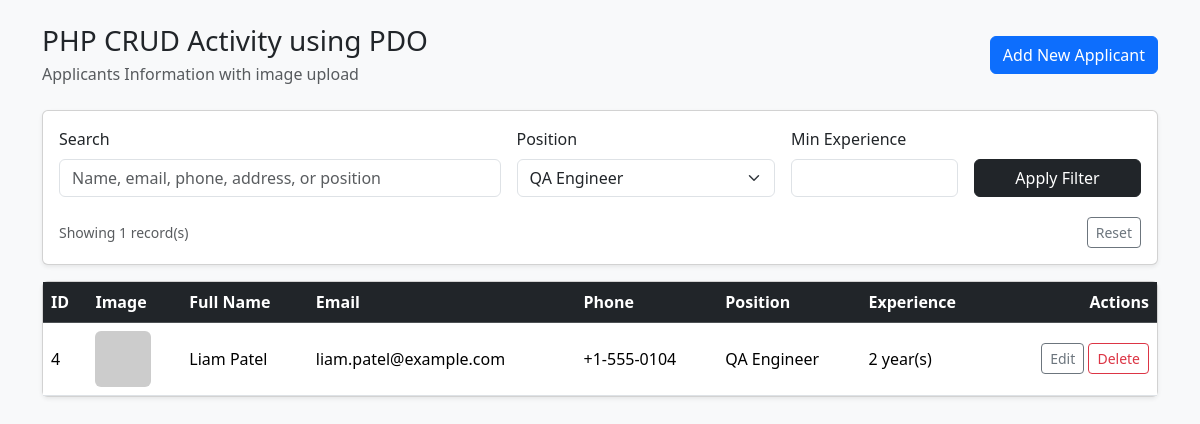
The app's page /index.php?position=QA Engineer with its own data.
### tables this page shows
CREATE TABLE IF NOT EXISTS applicants (
    id BIGINT UNSIGNED NOT NULL AUTO_INCREMENT PRIMARY KEY,
    full_name VARCHAR(120) NOT NULL,
    email VARCHAR(150) NOT NULL,
    phone VARCHAR(30) NOT NULL,
    address VARCHAR(255) NOT NULL,
    position_applied VARCHAR(120) NOT NULL,
    years_experience INT UNSIGNED NOT NULL,
    image_path VARCHAR(255) NOT NULL,
    created_at TIMESTAMP NOT NULL DEFAULT CURRENT_TIMESTAMP,
    updated_at TIMESTAMP NOT NULL DEFAULT CURRENT_TIMESTAMP ON UPDATE CURRENT_TIMESTAMP
);

### functions.php (called while the page is built, shortened)
<?php
function e(string $value): string
{
    return htmlspecialchars($value, ENT_QUOTES, 'UTF-8');
}

### index.php (the view, shortened to what this page needs)
<?php
require __DIR__ . '/functions.php';
$pdo = getPdo();
$search = trim((string) ($_GET['search'] ?? ''));
$position = trim((string) ($_GET['position'] ?? ''));
$minExperience = trim((string) ($_GET['min_experience'] ?? ''));
$whereClauses = [];
$params = [];
if ($position !== '') {
    $whereClauses[] = 'position_applied = :position';
    $params[':position'] = $position;
}
$sql = 'SELECT * FROM applicants';
if ($whereClauses) {
    $sql .= ' WHERE ' . implode(' AND ', $whereClauses);
}
$sql .= ' ORDER BY id DESC';
$stmt = $pdo->prepare($sql);
$stmt->execute($params);
$applicants = $stmt->fetchAll();
$positionsStmt = $pdo->query('SELECT DISTINCT position_applied FROM applicants ORDER BY position_applied ASC');
$positions = $positionsStmt->fetchAll(PDO::FETCH_COLUMN);
?>
<!doctype html>
<html lang="en">
<head>
    <link href="https://cdn.jsdelivr.net/npm/bootstrap@5.3.3/dist/css/bootstrap.min.css" rel="stylesheet">
</head>
<body class="bg-light">
<div class="container py-4">
    <div class="d-flex flex-column flex-md-row align-items-md-center justify-content-md-between gap-3 mb-4">
        <div>
            <h1 class="h3 mb-1">PHP CRUD Activity using PDO</h1>
            <p class="text-muted mb-0">Applicants Information with image upload</p>
        </div>
        <a href="create.php" class="btn btn-primary">Add New Applicant</a>
    </div>
    <div class="card shadow-sm mb-3">
        <div class="card-body">
            <form method="get" class="row g-3 align-items-end">
                <div class="col-lg-5">
                    <label class="form-label">Search</label>
                    <input
                        type="text"
                        name="search"
                        class="form-control"
                        placeholder="Name, email, phone, address, or position"
                        value="<?= e($search) ?>"
                    >
                </div>
                <div class="col-lg-3">
                    <label class="form-label">Position</label>
                    <select name="position" class="form-select">
                        <?php foreach ($positions as $positionOption): ?>
                            <option value="<?= e((string) $positionOption) ?>" <?= $position === (string) $positionOption ? 'selected' : '' ?>>
                                <?= e((string) $positionOption) ?>
                            </option>
                        <?php endforeach; ?>
                    </select>
                </div>
                <div class="col-lg-2">
                    <label class="form-label">Min Experience</label>
                    <input type="number" min="0" name="min_experience" class="form-control" value="<?= e($minExperience) ?>">
                </div>
                <div class="col-lg-2 d-grid">
                    <button type="submit" class="btn btn-dark">Apply Filter</button>
                </div>
                <div class="col-12 d-flex justify-content-between align-items-center pt-1">
                    <small class="text-muted">Showing <?= count($applicants) ?> record(s)</small>
                    <a href="index.php" class="btn btn-sm btn-outline-secondary">Reset</a>
                </div>
            </form>
        </div>
    </div>
    <div class="card shadow-sm">
        <div class="card-body p-0">
            <div class="table-responsive">
                <table class="table table-hover mb-0 align-middle">
                    <thead class="table-dark">
                    <tr>
                        <th>ID</th>
                        <th>Image</th>
                        <th>Full Name</th>
                        <th>Email</th>
                        <th>Phone</th>
                        <th>Position</th>
                        <th>Experience</th>
                        <th class="text-end">Actions</th>
                    </tr>
                    </thead>
                    <tbody>
                    <?php if (!$applicants): ?>
                        <tr>
                            <td colspan="8" class="text-center py-4 text-muted">No records yet.</td>
                        </tr>
                    <?php else: ?>
                        <?php foreach ($applicants as $applicant): ?>
                            <tr>
                                <td><?= (int) $applicant['id'] ?></td>
                                <td>
                                    <img src="<?= e($applicant['image_path']) ?>" alt="Applicant Image" class="rounded" style="width:56px;height:56px;object-fit:cover;">
                                </td>
                                <td><?= e($applicant['full_name']) ?></td>
                                <td><?= e($applicant['email']) ?></td>
                                <td><?= e($applicant['phone']) ?></td>
                                <td><?= e($applicant['position_applied']) ?></td>
                                <td><?= (int) $applicant['years_experience'] ?> year(s)</td>
                                <td class="text-end">
                                    <a href="edit.php?id=<?= (int) $applicant['id'] ?>" class="btn btn-sm btn-outline-secondary">Edit</a>
                                    <form action="delete.php" method="post" class="d-inline" onsubmit="return confirm('Delete this record?');">
                                        <button type="submit" class="btn btn-sm btn-outline-danger">Delete</button>
                                    </form>
                                </td>
                            </tr>
                        <?php endforeach; ?>
                    <?php endif; ?>
                    </tbody>
                </table>
            </div>
        </div>
    </div>
</div>
</body>
</html>

### records on screen
applicants: id "4", full_name "Liam Patel", email "liam.patel@example.com", phone "+1-555-0104", position_applied "QA Engineer", years_experience "2"

### other values on screen
count($applicants) "1"
form field position "QA Engineer"
